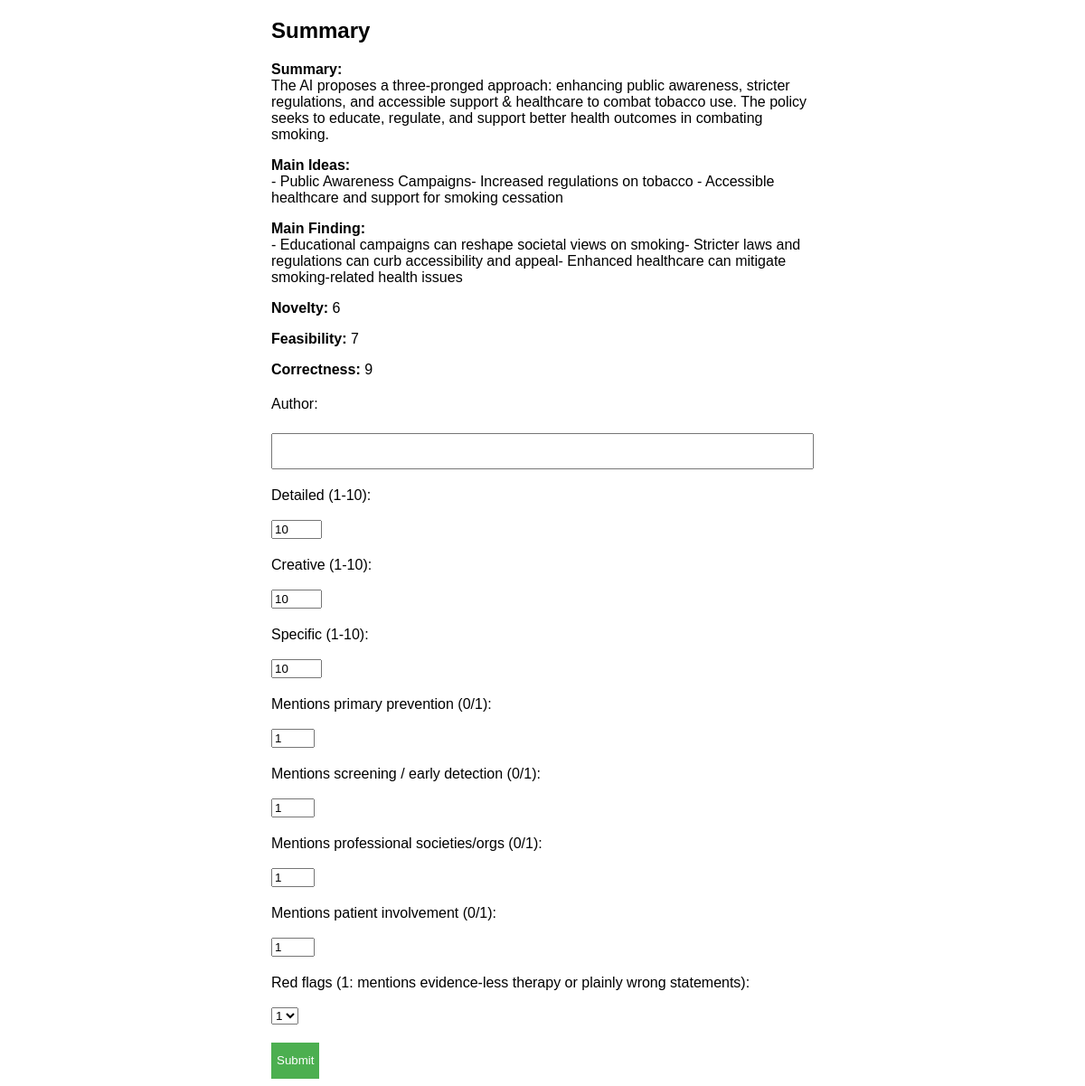
The page / on the database its author committed.
### webui/app.py (models this page shows)
class Summary(db.Model):
    __tablename__ = 'Summaries'
    id = db.Column(db.Integer, primary_key=True)
    model = db.Column(db.String(50))
    task_index = db.Column(db.String(50))
    repetition_index = db.Column(db.Integer)
    truncation_index = db.Column(db.Integer)
    table_index = db.Column(db.Integer)
    file_path = db.Column(db.String(200))
    summary = db.Column(db.Text)
    main_ideas = db.Column(db.Text)
    main_finding = db.Column(db.Text)
    novelty = db.Column(db.Integer)
    feasibility = db.Column(db.Integer)
    correctness = db.Column(db.Integer)

### webui/app.py (the view)
@app.route('/', methods=['GET', 'POST'])
def index():
    if request.method == 'POST':
        author = request.form.get('author')
        summary_id = request.form.get('summary_id')
        detailed = request.form.get('detailed')
        creative = request.form.get('creative')
        specific = request.form.get('specific')
        prevention = request.form.get('prevention')
        detection = request.form.get('detection')
        societies = request.form.get('societies')
        involvement = request.form.get('involvement')
        red_flags = request.form.get('red_flags')
        new_score = Score(author=author, summary_id=summary_id, detailed=detailed, creative=creative, specific=specific, prevention=prevention, detection=detection, societies=societies, involvement=involvement, red_flags=red_flags)
        db.session.add(new_score)
        db.session.commit()
        return redirect('/')
    else:
        if Score is not None and Score.summary_id is not None:
            evaluated_summaries = [score.summary_id for score in Score.query.all()]
            summary = Summary.query.filter(Summary.id.notin_(evaluated_summaries)).order_by(func.random()).first()
            if summary is None:
                return "You have evaluated all the results."
            else:
                return render_template('index.html', summary=summary)
        else:
            summary = Summary.query.order_by(func.random()).first()
            if summary is None:
                return "No summary found in the database."
            else:
                return render_template('index.html', summary=summary)

### webui/templates/index.html (shortened to what this page needs)
<!DOCTYPE html>
<html>
<head>
</head>
<body>
<form method="POST" onsubmit="saveAuthor()">
    <h2>Summary</h2>
    <p><strong>Summary:<br></strong> {{ summary.summary }}</p>
    <p><strong>Main Ideas:<br></strong> {{ summary.main_ideas|safe }}</p>
    <p><strong>Main Finding:<br></strong> {{ summary.main_finding|safe }}</p>
    <p><strong>Novelty:</strong> {{ summary.novelty }}</p>
    <p><strong>Feasibility:</strong> {{ summary.feasibility }}</p>
    <p><strong>Correctness:</strong> {{ summary.correctness }}</p>
    <label for="author">Author:</label><br>
    <input type="text" id="author" name="author" required><br>
    <label for="detailed">Detailed (1-10):</label><br>
    <input type="number" id="detailed" name="detailed" min="1" max="10" value="10" required><br>
    <label for="creative">Creative (1-10):</label><br>
    <input type="number" id="creative" name="creative" min="1" max="10" value="10" required><br>
    <label for="specific">Specific (1-10):</label><br>
    <input type="number" id="specific" name="specific" min="1" max="10" value="10" required><br>
    <label for="prevention">Mentions primary prevention (0/1):</label><br>
    <input type="number" id="prevention" name="prevention" min="0" max="1" value="1" required><br>
    <label for="detection">Mentions screening / early detection (0/1):</label><br>
    <input type="number" id="detection" name="detection" min="0" max="1" value="1" required><br>
    <label for="societies">Mentions professional societies/orgs (0/1):</label><br>
    <input type="number" id="societies" name="societies" min="0" max="1" value="1" required><br>
    <label for="involvement">Mentions patient involvement (0/1):</label><br>
    <input type="number" id="involvement" name="involvement" min="0" max="1" value="1" required><br>
    <label for="red_flags">Red flags (1: mentions evidence-less therapy or plainly wrong statements):</label><br>
    <select id="red_flags" name="red_flags">
        <option value="1" selected>1</option>
    </select><br>
    <input type="submit" value="Submit">
</form>
</body>
</html>

### webui/templates/index.html (style rules this page uses)
body { font-family: Arial, sans-serif; }
form { max-width: 600px; margin: 0 auto; }
label { display: block; margin-top: 20px; }
input[type="text"], input[type="range"] { width: 100%; height: 40px; margin-top: 5px; box-sizing: border-box; font-size: 16px; }
input[type="submit"] { margin-top: 20px; height: 40px; background-color: #4CAF50; color: white; border: none; cursor: pointer; }

### rows shown on the page
Summary: summary "The AI proposes a three-pronged approach: enhancing public awareness, stricter regulations, and accessible support & healthcare to combat tobacco use. The policy seeks to educate, regulate, and support better health outcomes in combating smoking.", main_ideas "- Public Awareness Campaigns- Increased regulations on tobacco - Accessible healthcare and support for smoking cessation", main_finding "- Educational campaigns can reshape societal views on smoking- Stricter laws and regulations can curb accessibility and appeal- Enhanced healthcare can mitigate smoking-related health issues", novelty "6", feasibility "7", correctness "9"
